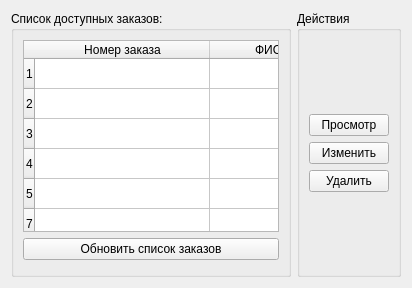
      <widget class="QWidget" name="page_member">
       <layout class="QGridLayout" name="gridLayout_12">
        <item row="0" column="0">
         <widget class="QGroupBox" name="groupBox">
          <property name="title">
           <string>Список доступных заказов:</string>
          </property>
          <layout class="QGridLayout" name="gridLayout_14">
           <item row="0" column="0">
            <widget class="QTableWidget" name="tableWidget_memberOrdersList">
             <property name="verticalScrollBarPolicy">
              <enum>Qt::ScrollBarAlwaysOff</enum>
             </property>
             <property name="horizontalScrollBarPolicy">
              <enum>Qt::ScrollBarAlwaysOff</enum>
             </property>
             <property name="showGrid">
              <bool>true</bool>
             </property>
             <attribute name="horizontalHeaderDefaultSectionSize">
              <number>175</number>
             </attribute>
             <attribute name="verticalHeaderDefaultSectionSize">
              <number>30</number>
             </attribute>
             <row>
              <property name="text">
               <string>1</string>
              </property>
             </row>
             <row>
              <property name="text">
               <string>2</string>
              </property>
             </row>
             <row>
              <property name="text">
               <string>3</string>
              </property>
             </row>
             <row>
              <property name="text">
               <string>4</string>
              </property>
             </row>
             <row>
              <property name="text">
               <string>5</string>
              </property>
             </row>
             <row>
              <property name="text">
               <string>7</string>
              </property>
             </row>
             <column>
              <property name="text">
               <string>Номер заказа</string>
              </property>
             </column>
             <column>
              <property name="text">
               <string>ФИО заказчика</string>
              </property>
             </column>
             <column>
              <property name="text">
               <string>Статус заказа</string>
              </property>
             </column>
             <item row="1" column="1">
              <property name="text">
               <string/>
              </property>
             </item>
             <item row="3" column="1">
              <property name="text">
               <string/>
              </property>
             </item>
            </widget>
           </item>
           <item row="2" column="0">
            <spacer name="horizontalSpacer_18">
             <property name="orientation">
              <enum>Qt::Horizontal</enum>
             </property>
             <property name="sizeHint" stdset="0">
              <size>
               <width>40</width>
               <height>5</height>
              </size>
             </property>
            </spacer>
           </item>
           <item row="1" column="0">
            <widget class="QPushButton" name="pushButton_updateMemberOrdersList">
             <property name="text">
              <string>Обновить список заказов</string>
             </property>
            </widget>
           </item>
          </layout>
         </widget>
        </item>
        <item row="0" column="1">
         <widget class="QGroupBox" name="groupBox_2">
          <property name="title">
           <string>Действия</string>
          </property>
          <layout class="QGridLayout" name="gridLayout_13">
           <item row="0" column="0">
            <spacer name="verticalSpacer_12">
             <property name="orientation">
              <enum>Qt::Vertical</enum>
             </property>
             <property name="sizeHint" stdset="0">
              <size>
               <width>20</width>
               <height>40</height>
              </size>
             </property>
            </spacer>
           </item>
           <item row="2" column="0">
            <widget class="QPushButton" name="pushButton">
             <property name="text">
              <string>Просмотр</string>
             </property>
            </widget>
           </item>
           <item row="4" column="0">
            <widget class="QPushButton" name="pushButton_3">
             <property name="text">
              <string>Удалить</string>
             </property>
            </widget>
           </item>
           <item row="5" column="0">
            <spacer name="verticalSpacer_11">
             <property name="orientation">
              <enum>Qt::Vertical</enum>
             </property>
             <property name="sizeHint" stdset="0">
              <size>
               <width>20</width>
               <height>40</height>
              </size>
             </property>
            </spacer>
           </item>
           <item row="3" column="0">
            <widget class="QPushButton" name="pushButton_2">
             <property name="text">
              <string>Изменить</string>
             </property>
            </widget>
           </item>
          </layout>
         </widget>
        </item>
       </layout>
      </widget>
